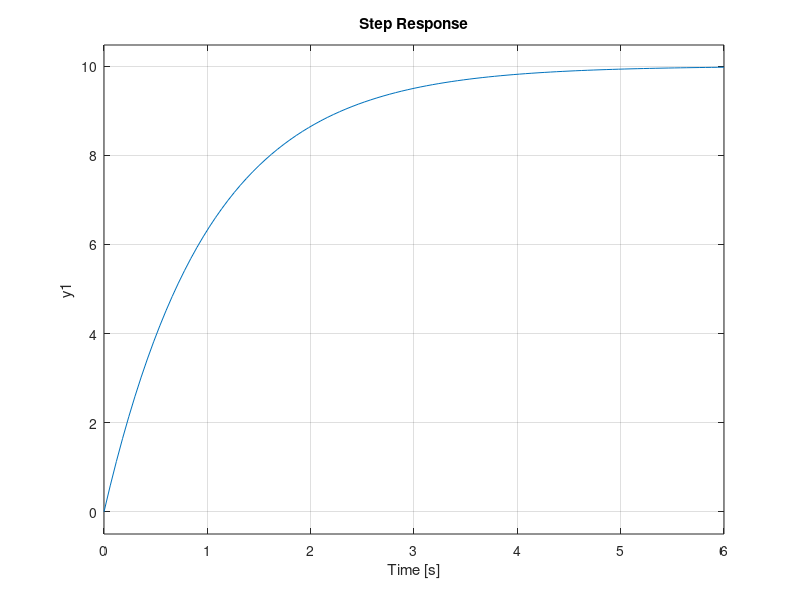

MATLAB code for this plot:
% Laplace Transform TF for Series RL Circuit

V = 10;
R = 1;
L = 1;

s = tf('s');
G = 1/(R+s*L);

step(V*G);

% Labelling is done by default
